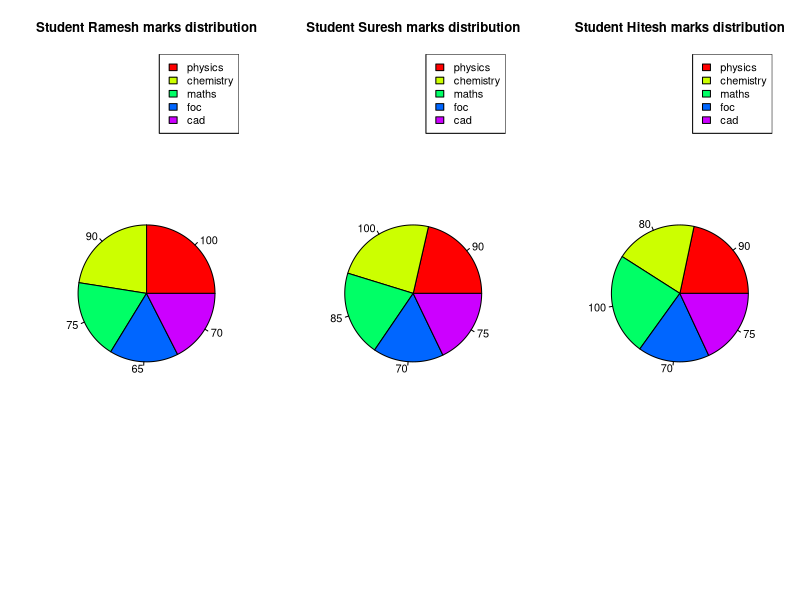
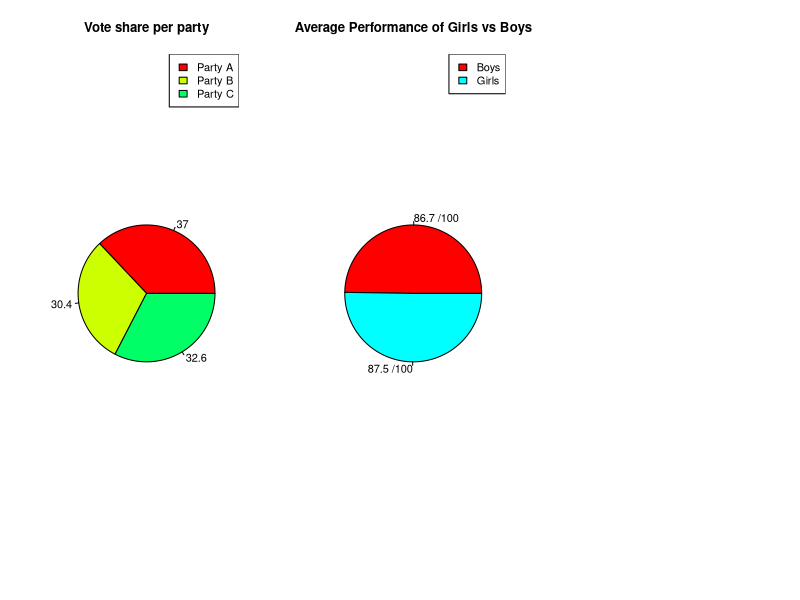

Recreate these plots in R, in order.
# 10. Write a R script for visualizing the following.
# a. Consider students marks scored in Physics,Chemistry,Maths,FOC,CAD. Draw the pie chart for the same.
# b. Consider different party candidates’ votes received from public in election. Show the votes received in percentage in pie chart.
# c. Consider the students’ performance in different subjects. (Like student roll.no, their marks, gender). 
#   Show the pie chart for girls and boys students’ performance.

df <- data.frame(
  name = c("Ramesh", "Suresh", "Hitesh"),
  physics = c(100,90,90),
  chemistry = c(90,100,80),
  maths = c(75, 85, 100),
  foc = c(65, 70, 70),
  cad = c(70, 75, 75)
)

labels = colnames(df)[2:6]
par(mfrow=c(1,3))
for(row in 1:nrow(df)) {
  x <- df[row, 2:6]
  pie(as.numeric(x), labels = x, main = paste('Student',df[row,'name'],'marks distribution'), col = rainbow(length(x)))
  legend("topright", legend = labels, fill  = rainbow(length(x)), cex = 1)
}

df = data.frame(
  votes = c(55,65,74,23,21,29,39,10),
  party = c("A", "B", "C", "A", "B", "C", "A", "B")
)
labels <- c("Party A", "Party B", "Party C")
v_a <- sum(df$votes[df$party == "A"])/sum(df$votes)*100
v_b <- sum(df$votes[df$party == "B"])/sum(df$votes)*100
v_c <- sum(df$votes[df$party == "C"])/sum(df$votes)*100
v <- c(v_a, v_b, v_c)
pie(v, labels = paste(round(as.numeric(v), 1)), main = paste("Vote share per party"), col = rainbow(length(x)))
legend("topright", legend = labels, fill = rainbow(length(x)), cex = 1)


df <- data.frame(
  rollno = c(100, 101, 102, 103, 104),
  marks1 = c(90,100,85,90,70),
  marks2 = c(85,90,100,95,75),
  gender = c('M','M','F','F','M')
)

x =  c(mean(df[df$gender == 'M', ]$marks1), mean(df[df$gender == 'F', ]$marks1))
pie(x, labels = paste(round(x, 1),"/100"), main = "Average Performance of Girls vs Boys", col = rainbow(length((x))))
legend("topright", legend = c("Boys", "Girls"), fill = rainbow(length((x))), cex = 1)


